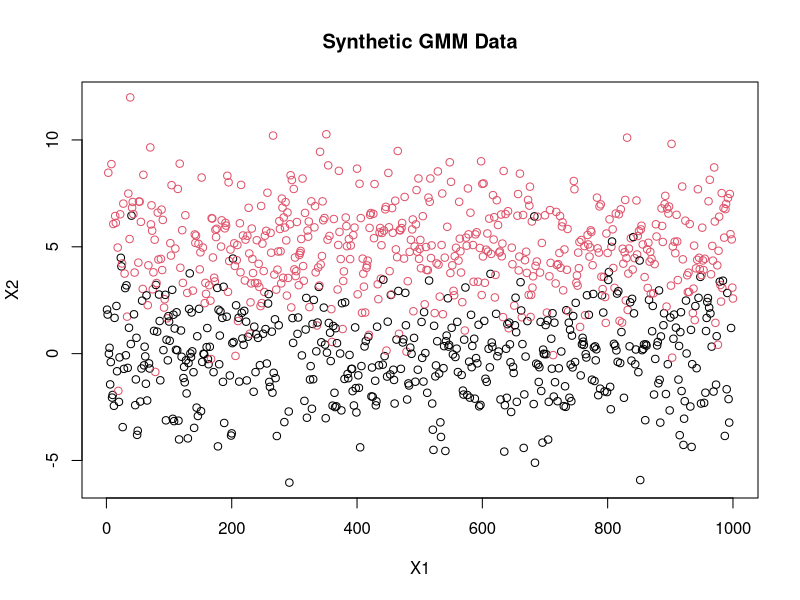

Reproduce this figure in R.
set.seed(42)

# Number of data points
n <- 1000

# True parameters for the GMM
mu1 <- 0.
sigma1 <- 2.
mu2 <- 5.
sigma2 <- 2.

# Generate data
z <- sample(1:2, n, replace = TRUE, prob = c(0.5, 0.5))
data <- rep(0., n)
data[z == 1] <- rnorm(sum(z == 1), mean = mu1, sd = sigma1)
data[z == 2] <- rnorm(sum(z == 2), mean = mu2, sd = sigma2)

# Plot the data
plot(data, col = z, xlab = "X1", ylab = "X2", main = "Synthetic GMM Data")


# Initialize parameters
mu_est1 <- rnorm(1)
mu_est2 <- rnorm(1)
sd_est1 <- 1.
sd_est2 <- 1.
P_case1 <- 0.5
P_case2 <- 0.5

# Number of iterations
max_iter <- 100
tol <- 1e-6
log_likelihood <- rep(0, max_iter)

for (iter in 1:max_iter) {
    # E-step: Compute responsibilities
    P_x_given_case1 <- dnorm(data, mean = mu_est1, sd = sd_est1)
    P_x_given_case2 <- dnorm(data, mean = mu_est2, sd = sd_est2)
    total_P_x <- P_x_given_case1 * P_case1 + P_x_given_case2 * P_case2
    P_case1_given_x <- (P_x_given_case1 * P_case1) / total_P_x
    P_case2_given_x <- (P_x_given_case2 * P_case2) / total_P_x

    # M-step: Update parameters
    new_mu_est1 <- sum(P_case1_given_x * data) / sum(P_case1_given_x)
    new_sd_est1 <- sqrt(sum(P_case1_given_x * (data - new_mu_est1)^2) / sum(P_case1_given_x))
    new_mu_est2 <- sum(P_case2_given_x * data) / sum(P_case2_given_x)
    new_sd_est2 <- sqrt(sum(P_case2_given_x * (data - new_mu_est2)^2) / sum(P_case2_given_x))
    new_P_case1 <- mean(P_case1_given_x)
    new_P_case2 <- mean(P_case2_given_x)

    mu_est1 <- new_mu_est1
    sd_est1 <- new_sd_est1
    mu_est2 <- new_mu_est2
    sd_est2 <- new_sd_est2
    P_case1 <- new_P_case1
    P_case2 <- new_P_case2
    likelihood <- sum(log(P_x_given_case1) + log(P_x_given_case2))

    print(c(new_mu_est1, new_sd_est1, new_mu_est2, new_sd_est2, new_P_case1, new_P_case2, likelihood))

    # Compute log-likelihood
    log_likelihood[iter] <- likelihood

    # Check for convergence
    if (iter > 1 && abs(log_likelihood[iter] - log_likelihood[iter - 1]) < tol) {
        cat("Converged after", iter, "iterations\n")
        break
    }
}